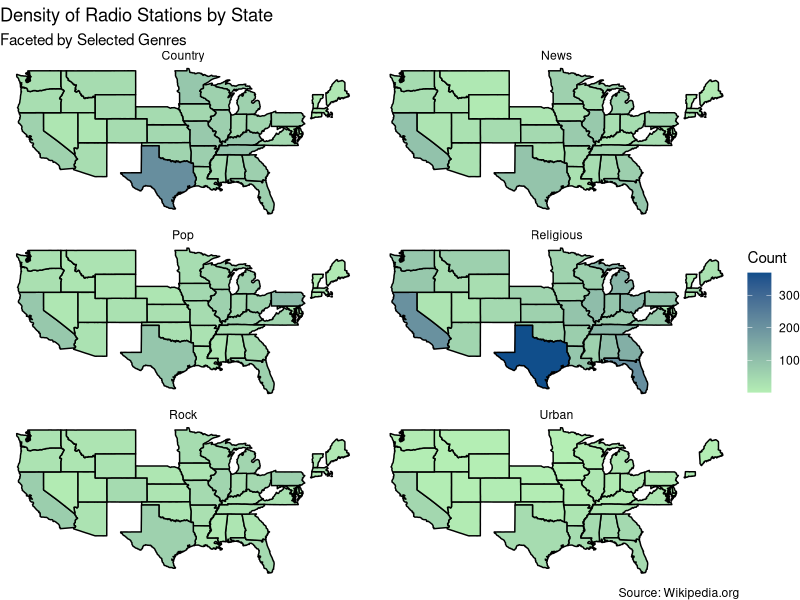
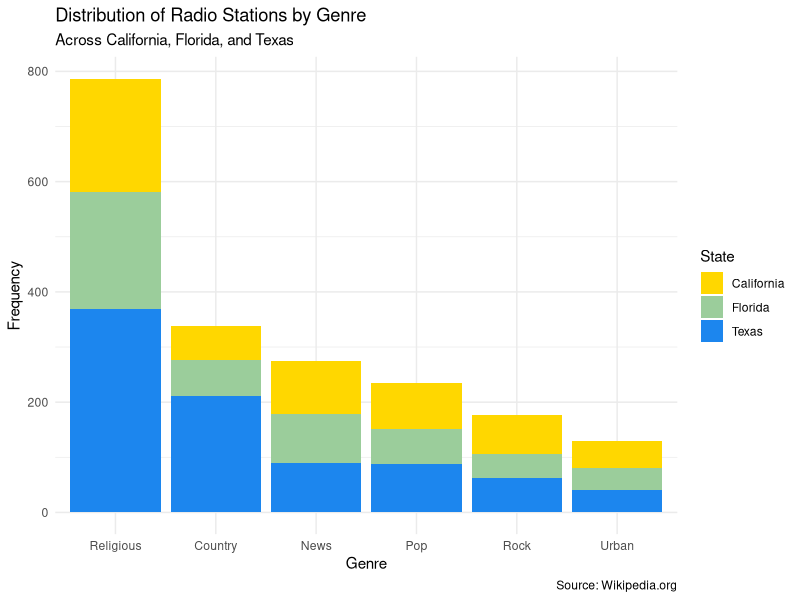
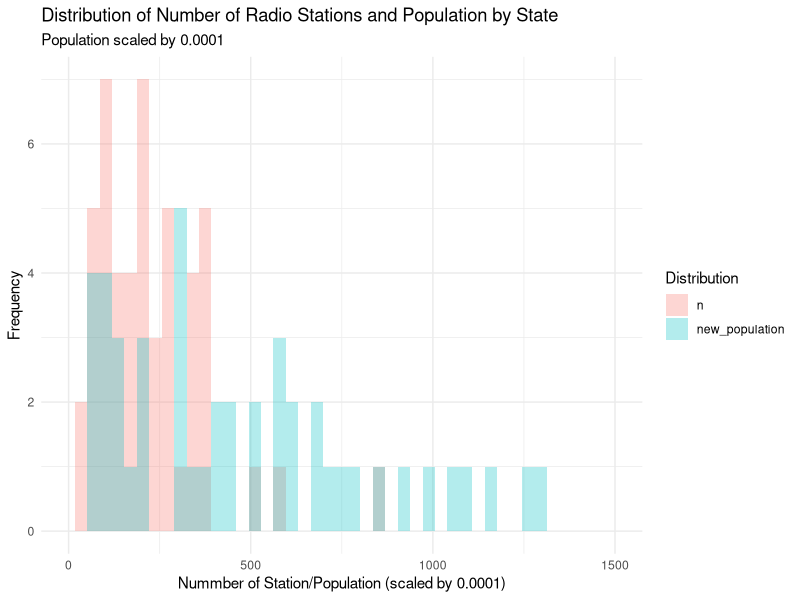
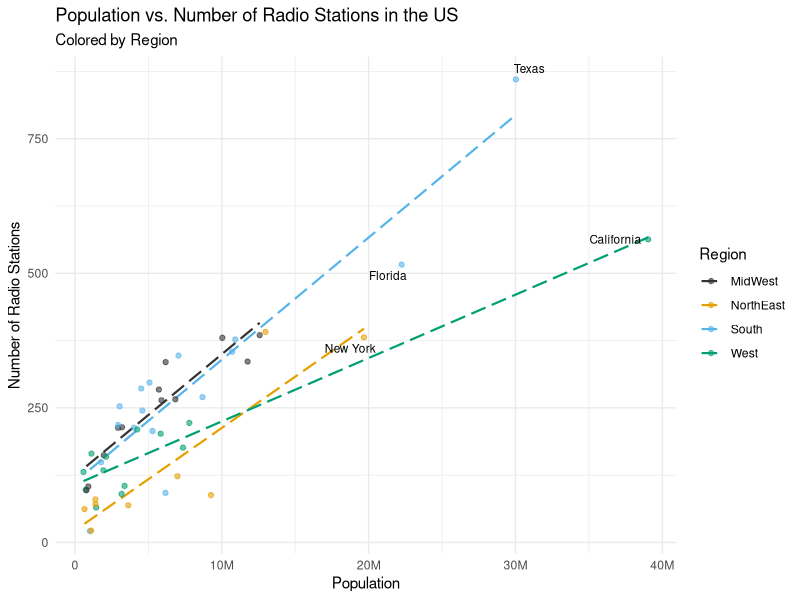

These charts were generated, in order, by the following R code:
## ---- chunk 1
#| label: word lists to find Genres

Genre_Lists <- list(
    c('Religious', 'Christian', 'Gospel', 'Religion', 'Catholic', 'worship'),
    c('Urban', 'R&B', 'Blues', 'Rhythmic','Rhythym and Blues','Hip Hop', 
     'mainstream urban', 'Urban adult contemporary', 'Urban contemporary'),
    c('Pop', 'Contemporary Hit', 'adult contemporary', 'Top 40 (CHR)', 
    'Hot AC', 'CHR'),
    c( 'Rock', 'Alternative','Indie'),
    c('Country','Southern', 'Bluegrass'),
    c('News', 'News/Talk', 'Talk'))
## ---- chunk 2
#| label:  creating new genre column
#| echo: false
#| warning: false


library(tidyverse)

#https://stackoverflow.com/questions/62396968/how-can-i-group-a-column-based-off-of-a-list-of-string-patterns-in-r
state_stations <- read_csv(file = 'data/state_stations.csv')

tmpstr <- Reduce(function(s, lst) gsub(paste0("(", paste(lst, collapse = "|"),
                ")"), lst[1], s, ignore.case = TRUE),
                Genre_Lists, init = state_stations$format)

tmpGenres <- regmatches(tmpstr,
                gregexpr(paste0("(", paste0(sapply(Genre_Lists, `[[`,
                1), collapse = "|"), ")"),tmpstr, ignore.case = TRUE))

tmpGenres <- replace(tmpGenres, sapply(tmpGenres, Negate(length)),
                NA_character_)

tmpGenres <- sapply(tmpGenres, tail, n = 1)
tmpGenres[ is.na(tmpGenres) ] <- "Not Found"
state_stations$Genre <- tmpGenres

state_stations<-state_stations|>
  filter(!is.na(format))|>
  filter(Genre!='Not Found')

#state_stations|>
#  group_by(Genre)|>
#  summarise(n())
## ---- chunk 3
#| label: US choropleth map
#| echo: false
#| warning: false

#https://remiller1450.github.io/s230s19/Intro_maps.html - used to look at coding a choropleth map

library(maps)

us_states <- map_data("state")

number_stations <- state_stations |>
  group_by(state, Genre) |>
  summarise(n = n())

number_stations <- drop_na(number_stations)
number_stations$state <- tolower(number_stations$state)
merged_stations <- full_join(us_states, number_stations, 
                             by = c("region" = "state"))

merged_stations <- merged_stations|>
  filter(!is.na(region))|>
  filter(!is.na(Genre))

ggplot() +
  geom_polygon(data = merged_stations, 
               aes(x = long, y = lat, group = group, fill = n), 
               color = "black") +
  facet_wrap(~ Genre, nrow=3, ncol=2, scales="free") +
  scale_fill_continuous(
  low = "darkseagreen2",high = "dodgerblue4") +
  labs(x = "", 
      title ="Density of Radio Stations by State",
      subtitle = "Faceted by Selected Genres",
      fill = "Count",
      caption = "Source: Wikipedia.org") + 
      theme_void()




## ---- chunk 4
#| label: cali, florida, and texas plot
#| echo: false
#| warning: false


library(forcats)

CFT<- state_stations|>
  filter(state == "Texas" | state =="California" | state == "Florida") |>
  select(c(state, Genre)) |>
  group_by(state, Genre)



ggplot(data=CFT, aes(x=fct_infreq(Genre), fill=state))+geom_bar() +
  scale_fill_manual(values=c('gold', 'darkseagreen3', 'dodgerblue2')) +
  theme_minimal() +
  labs(x = "Genre", 
      y = "Frequency",
      title ="Distribution of Radio Stations by Genre",
      subtitle = "Across California, Florida, and Texas",
      fill="State",
      caption = "Source: Wikipedia.org")
## ---- chunk 5
#| label: merging in pop. data for Q2
#| echo: false
#| warning: false


pop_data <- read_csv("data/population_data_2022.csv")

# label states
pop_data <- pop_data |> 
  mutate(
    region_name = case_when(
      REGION == 1 ~ "NorthEast",
      REGION == 2 ~ "MidWest",
      REGION == 3 ~ "South",
      REGION == 4 ~ "West",)) |> 
    select(region_name, NAME, POPESTIMATE2022)

# remove region names
pop_data <- pop_data[-c(1:14),]

# remove Puerto Rico
pop_data <- subset(pop_data, region_name != "Puerto Rico")

# remove '_" from space station state colums
state_stations$state <- sub("_", " ", state_stations$state)

state_stations_pop <- merge(x = state_stations, y = pop_data, by.x = "state",
                        by.y = "NAME")

state_stations_pop_reg <- distinct(state_stations_pop |> group_by(state) |> 
                            summarise(n = n(), region_name = region_name,
                            pop_2022 = POPESTIMATE2022))
station_count <- distinct(state_stations_pop |> 
      group_by(state) |> 
      summarise(n=n(), region_name=region_name, population = POPESTIMATE2022))
## ---- chunk 6
#| label: overall distribution plot
#| echo: false
#| warning: false


trial<-station_count |>
  mutate(new_population=population/10000) |>
  pivot_longer(cols=c("n", "new_population"),
               names_to="Distribution",
               values_to='x_value')

#https://stackoverflow.com/questions/6957549/overlaying-histograms-with-ggplot2-in-r
ggplot(data=trial, aes(x=x_value, fill= Distribution)) +
  geom_histogram(alpha = 0.3,bins=45,position="identity") + 
  xlim(0,1500) +
  labs(
    x = "Nummber of Station/Population (scaled by 0.0001)",
    y = "Frequency",
    title = "Distribution of Number of Radio Stations and Population by State",
    subtitle = "Population scaled by 0.0001") + 
    theme_minimal()
## ---- chunk 7
#| label: region scatterplot
#| echo: false
#| warning: false


library(ggrepel)
library(scales)

ggplot(state_stations_pop_reg, aes(x = pop_2022, y = n, color = region_name)) +
  geom_smooth(method = "lm", se = FALSE, size = 0.75, linetype = "longdash") +
  geom_point(alpha = 0.6) +
  geom_text_repel(
    data=subset(state_stations_pop_reg, pop_2022 > 15000000 | n > 500), 
    aes(label = state), 
    color = "black", 
    size = 3) +
  scale_x_continuous(labels = label_number(scale_cut = cut_short_scale())) +
  scale_color_manual(values = c("#333333", "#E69F00", "#56B4E9", "#009E73")) +
  labs(x = "Population", 
      y = "Number of Radio Stations", 
      title = "Population vs. Number of Radio Stations in the US",
      subtitle = "Colored by Region",
      color = "Region") + 
      theme_minimal()
